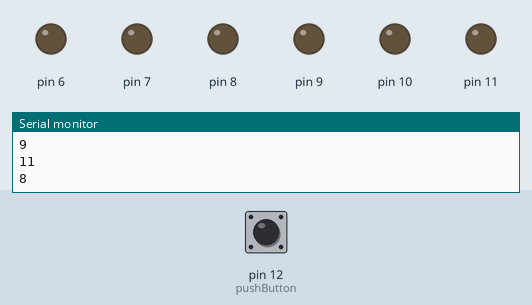
Recording of a sketch running on a simulated Arduino Uno, built with avr-gcc and run on an emulated ATmega328P. Shown: output pins drawn as LEDs (lit = HIGH), the last lines printed to the serial monitor. The inputs (shaded band) are chosen by the test bench; at power-on: pin 12 (pushButton) LOW. Random numbers use the default seed unless the sketch sets one.

Above: at 1.2 s.
1.3 s: pin 12 (pushButton) pulled HIGH for 0.15 s
At 2.7 s:
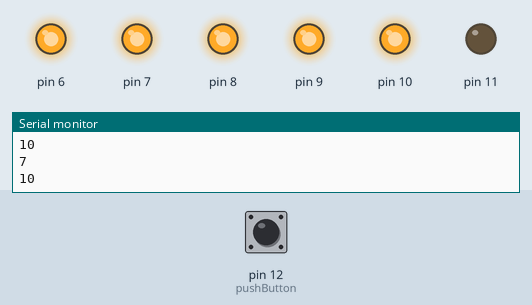
4.4 s: pin 12 (pushButton) pulled HIGH for 3.2 s
At 7.7 s:
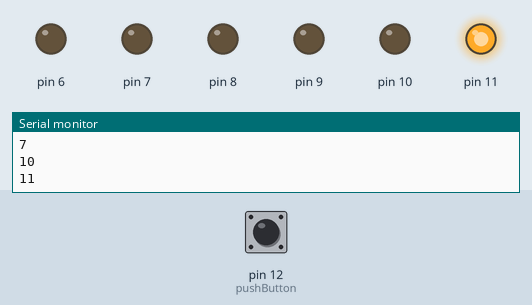
Timing chart, 0 to 12.8 s (numbered marks = the images above; inputs shaded):
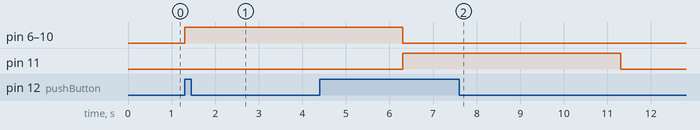

The sketch:

Lab3_optimized.ino
```cpp
/*
Author: Gurpreet Singh
Date: 06/06/2020
Description: This program picks a random number and turns on the LED at that index when the push button is pressed
*/
//VARIABLES
int pinRandom = random(6,12); //Variable to choose a random pin.
int pushButton = 12; //Variable for the pusbutton pin
int buttonState = 0; //Variable for reading the pushbuton status (Higgh or low)
void turnOnLEDs () //Variable to turn on LED's for 5 seconds.
{
  digitalWrite (pushButton,HIGH);
  delay (5000);
  digitalWrite(pushButton,LOW);
}
void turnOffLEDs()
{
  digitalWrite(buttonState,LOW);
  for (int x=6; x<12; x++){ //for loop to turn all led off
    digitalWrite(x,LOW);
  }
}

void setup()
{
 Serial.begin (9600);
 pinMode (pushButton,INPUT);
 pinMode (pinRandom,OUTPUT);
  for (int x=6; x<12; x++){ //For loop to initialize all LED pins to OUTPUT
    pinMode(x,OUTPUT);
  }
}

void loop()
{
  pinRandom = random(6,12);
  Serial.println(pinRandom); //prints out the random pin
  buttonState = digitalRead(pushButton); //read the state of the pushbutton value
  if(buttonState==HIGH){
    if (pinRandom==6){ //If statement for LED 1.
      digitalWrite(6,HIGH);
      turnOnLEDs();
      turnOffLEDs();
    }
    if (pinRandom==7){//If statement for the LED number 2
      for (int x=6; x<8; x++){ //For loop to turn on LED 1 and 2 (6 and 7 pin)
        digitalWrite(x,HIGH);
      }
    	turnOnLEDs();
     	turnOffLEDs();
    }
    if (pinRandom==8){//If statement for the LED number 3
      digitalWrite(8,HIGH);
      turnOnLEDs();
      turnOffLEDs();
    }
    if (pinRandom==9){//If statement for the LED number 4
      digitalWrite(9,HIGH);
      turnOnLEDs();
      turnOffLEDs();
    }
  	if (pinRandom==10){ //If statement for the LED number 5
      for (int x=6; x<11; x++){//For loop to turn off LED 1,2,3,4 and 5 (6,7,8,9,and 10 pin)
        digitalWrite(x,HIGH);
      }
   		turnOnLEDs();
 	    turnOffLEDs();
  	}
     if (pinRandom==11){//If statement for the LED number 6
      digitalWrite(11,HIGH);
      turnOnLEDs();
      turnOffLEDs();
    }

  }
}
```

Measured:
- after the input at 1.3 s, pin 6–10: LOW → HIGH at once
- after the input at 4.4 s, pin 11: LOW → HIGH after 1.9 s, → LOW 5.0 s later
